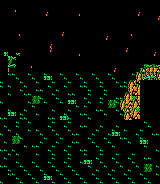

A level layout from a 2D game, rendered from its tile map. Below: a short description, then the map file with its tile-grid data intact:
An orthogonal 40x46 tile map with 4x4 px tiles, 1 tile layer (Capa de Patrones 1).

<map version="1.0" tiledversion="1.0.3" orientation="orthogonal" renderorder="right-down" width="40" height="46" tilewidth="4" tileheight="4" nextobjectid="1">
 <tileset firstgid="1" source="tiles.tsx" />
 <layer name="Capa de Patrones 1" width="40" height="46">
  <data encoding="csv">
180,180,180,180,180,180,180,180,180,180,180,180,180,180,180,180,180,180,180,180,180,180,180,180,180,180,180,180,180,180,180,180,180,180,180,180,180,180,180,180,
180,180,180,180,180,180,180,180,180,180,180,180,180,180,180,180,180,180,180,180,180,180,180,180,180,180,180,180,180,180,180,180,180,180,180,180,180,180,180,180,
180,180,180,66,180,180,180,180,180,180,180,180,180,180,180,180,180,180,180,180,180,180,180,180,180,180,180,180,180,180,180,180,180,180,180,180,180,80,180,180,
180,180,180,180,180,180,180,180,180,180,180,81,180,180,180,180,180,180,180,66,180,180,180,180,180,180,180,180,80,180,180,180,180,180,81,180,180,180,180,180,
180,180,180,180,180,180,180,180,180,180,180,180,180,180,180,180,180,180,180,180,180,180,180,180,80,180,180,180,180,180,180,180,180,180,180,180,180,180,180,81,
180,180,180,180,180,180,180,180,180,180,180,180,180,180,180,180,180,180,180,180,180,180,180,180,180,180,180,180,180,180,180,180,180,180,180,180,180,180,180,180,
180,180,180,180,180,180,180,180,180,80,180,180,180,180,180,180,180,180,180,180,180,180,180,180,180,180,180,180,180,180,180,180,180,180,180,180,180,180,180,180,
180,180,180,180,180,180,180,180,180,180,180,180,180,180,180,180,180,180,180,180,80,180,180,180,180,180,180,180,180,180,180,180,180,180,180,180,180,180,180,180,
180,180,180,180,66,180,180,180,180,180,180,180,180,180,180,81,180,180,180,180,180,180,180,180,180,180,180,180,180,180,180,180,66,180,180,180,180,80,180,180,
180,180,180,180,180,180,180,180,180,180,180,180,180,180,180,180,180,180,180,180,180,180,180,180,180,180,81,180,180,180,180,180,180,180,180,180,180,180,180,180,
180,180,180,180,180,180,180,180,180,80,180,180,180,180,180,180,180,180,180,180,180,180,180,180,180,180,180,180,180,180,180,180,180,180,180,180,180,180,180,180,
180,180,180,180,180,180,180,180,180,180,180,180,81,180,180,180,180,180,180,180,180,180,180,180,180,180,180,180,180,180,180,180,180,180,180,180,180,180,180,180,
180,180,180,180,180,180,180,180,180,180,180,180,81,180,180,180,180,180,180,180,180,180,180,180,180,180,180,180,180,180,180,81,180,180,180,180,180,180,180,180,
180,1,180,180,18,180,180,180,180,180,180,180,180,180,180,180,180,180,180,66,180,180,180,180,180,180,80,180,180,180,180,180,180,180,180,180,180,180,81,180,
180,180,1,18,180,180,180,180,180,180,180,180,180,180,180,180,180,180,180,180,180,180,180,180,180,180,180,180,180,180,180,180,180,180,180,180,180,180,180,180,
180,180,32,98,180,180,180,180,180,180,180,180,180,180,80,180,180,180,180,180,180,180,180,180,180,180,180,180,180,180,180,80,180,180,180,180,180,180,180,180,
180,180,3,2,180,180,180,66,180,180,180,180,180,180,180,180,180,180,180,180,180,180,180,180,180,180,180,180,180,180,180,180,180,180,180,180,31,18,62,18,
180,180,82,83,180,180,180,180,180,180,180,180,180,180,180,180,180,180,180,180,180,180,180,180,180,180,180,180,81,180,180,180,180,180,180,91,92,106,106,107,
65,64,79,79,64,65,64,79,64,65,64,79,64,65,64,79,64,65,64,79,64,65,64,79,64,65,64,79,64,65,64,65,64,79,91,33,77,77,77,48,
64,64,64,64,79,64,64,64,79,64,64,1,1,64,64,64,79,64,64,64,79,64,64,64,79,64,64,64,79,64,64,64,64,64,106,77,3,1,2,92,
79,64,65,65,64,79,64,65,64,79,64,65,64,79,64,65,64,79,64,65,64,79,64,65,64,79,64,65,64,79,64,79,48,92,121,180,180,180,180,180,
79,64,79,64,64,65,79,64,64,65,65,64,79,64,65,64,79,64,65,64,79,79,64,64,64,79,64,64,64,64,79,79,106,107,91,180,180,180,180,180,
64,64,64,65,64,79,64,65,64,79,79,64,64,65,79,64,64,65,64,64,64,64,79,64,65,64,79,64,65,64,64,64,106,122,106,180,180,180,180,180,
65,64,79,64,64,64,79,79,64,64,65,65,64,79,64,65,64,79,79,64,64,65,79,64,64,65,79,64,64,65,64,48,92,121,122,180,180,180,180,180,
64,64,64,95,64,65,64,64,32,32,79,64,64,64,79,64,64,64,64,65,64,79,95,65,64,79,64,65,64,79,79,106,106,16,106,180,180,180,180,180,
79,64,65,64,64,64,64,79,32,32,64,79,64,65,64,79,64,1,1,64,64,64,79,64,64,79,64,32,32,79,91,106,107,91,92,180,180,180,180,180,
64,64,65,64,64,64,64,64,79,64,65,64,64,64,64,64,64,64,64,79,64,79,64,64,65,64,65,32,32,64,106,76,107,106,107,180,180,180,180,180,
65,64,79,64,64,64,79,64,64,65,64,64,64,79,64,64,65,79,64,64,65,64,65,64,79,79,64,64,64,79,121,91,92,91,16,180,180,180,180,180,
64,64,1,1,64,79,64,65,64,79,64,64,65,64,65,64,79,64,65,64,79,79,64,64,64,64,79,64,65,64,79,91,92,106,107,180,180,180,180,180,
79,79,64,64,65,79,79,64,64,64,65,64,79,79,64,1,1,79,64,64,95,64,79,64,65,64,64,64,64,64,64,106,107,121,122,180,180,180,180,180,
64,64,65,64,79,64,64,79,64,65,64,64,65,79,64,64,65,79,64,64,65,64,64,64,64,64,64,64,95,64,64,64,64,64,64,64,79,64,64,64,
65,79,64,64,79,64,64,65,64,64,65,64,79,64,65,64,79,64,65,64,79,79,64,64,65,79,64,64,65,79,64,64,65,64,64,64,64,79,64,65,
64,64,79,64,64,65,64,79,65,79,64,64,64,79,64,64,64,79,64,64,64,64,65,64,79,64,65,64,79,64,65,79,64,64,65,79,64,64,65,65,
79,64,65,64,79,64,64,64,64,64,79,95,65,64,79,64,65,64,79,79,64,64,65,79,64,64,65,79,1,1,65,64,65,64,79,64,65,64,79,79,
64,64,65,32,32,79,64,65,64,64,65,79,64,64,65,79,64,64,65,64,65,64,79,64,65,64,79,64,65,64,79,79,64,64,64,79,64,64,64,64,
65,79,64,32,32,64,65,64,65,64,79,64,65,64,79,64,65,64,79,79,64,64,64,79,64,64,64,79,64,64,64,64,79,64,65,1,1,64,65,65,
64,64,65,64,65,64,79,64,79,79,64,64,65,79,64,64,65,79,64,64,65,64,65,64,79,64,65,64,79,64,65,64,64,64,64,64,79,64,64,65,
79,79,64,79,64,64,64,64,64,64,65,64,79,64,65,64,79,64,65,64,79,79,64,64,65,79,64,64,65,64,64,64,64,64,64,64,64,65,95,79,
64,64,79,64,79,64,65,64,65,79,64,64,64,79,64,64,64,79,64,64,64,79,64,64,65,79,64,64,65,79,64,64,65,79,64,64,65,64,64,64,
65,79,64,64,65,95,64,64,65,95,64,64,65,79,64,64,65,79,64,64,65,64,65,64,79,64,65,64,79,64,95,64,79,64,65,64,79,79,64,65,
64,64,65,64,79,64,65,64,79,64,65,64,79,64,65,64,79,64,65,64,79,1,1,64,64,79,64,64,64,79,64,64,64,79,64,64,64,64,64,65,
79,79,64,64,64,79,64,64,64,79,64,64,64,79,64,64,64,79,64,64,64,64,79,64,65,64,79,64,65,64,79,64,65,64,79,64,32,32,64,79,
64,64,79,64,65,64,79,64,65,64,79,64,65,64,79,64,65,64,79,64,65,64,64,65,79,64,64,65,79,64,64,65,79,64,64,65,32,32,64,65,
65,64,79,79,64,65,64,79,64,65,64,79,64,65,64,79,64,65,64,79,64,65,64,79,64,65,64,79,64,65,64,79,64,65,64,79,64,65,64,79,
64,64,64,64,79,64,64,64,79,64,64,1,1,64,64,64,79,64,64,64,79,64,64,64,79,64,64,64,79,64,64,64,79,64,64,64,79,64,64,64,
79,64,65,65,64,79,64,65,64,79,64,65,64,79,64,65,64,79,64,65,64,79,64,65,64,79,64,65,64,79,64,65,64,79,64,65,64,79,64,65
</data>
 </layer>
</map>